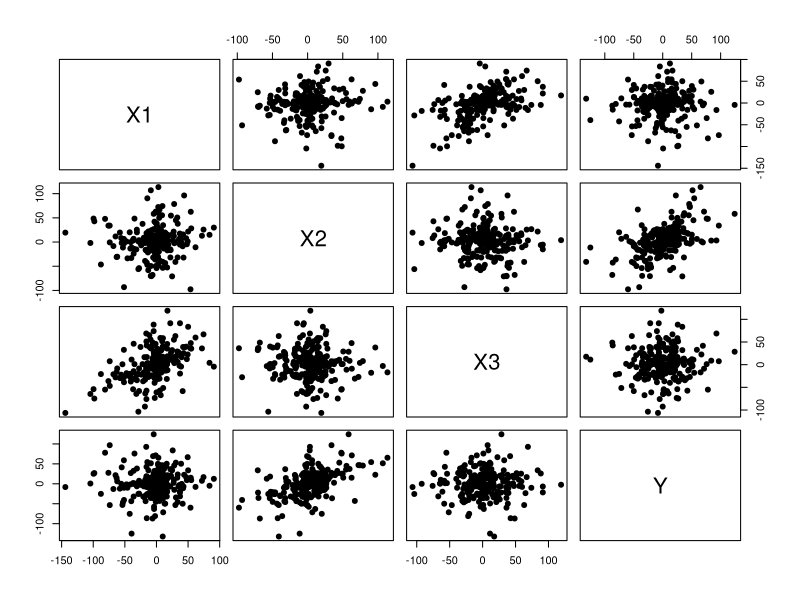
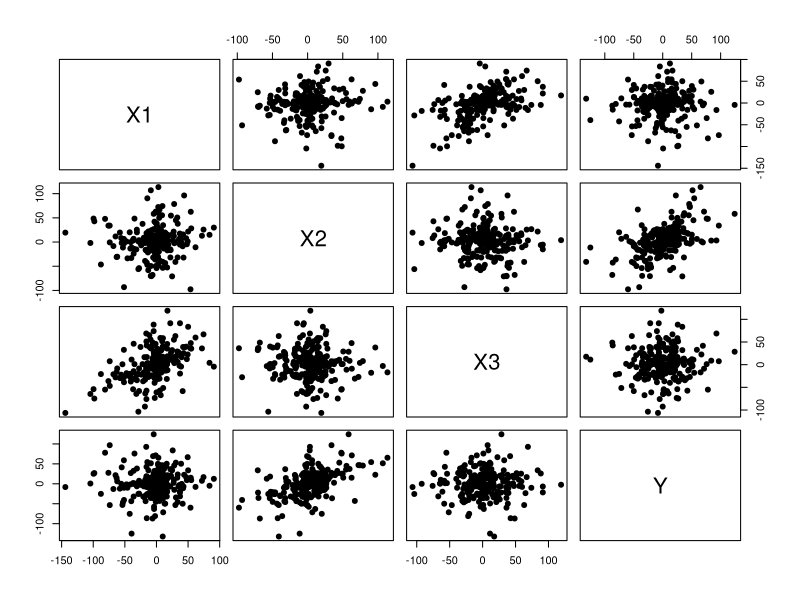

R code for these plots, in order:
## ---- chunk 1
knitr::opts_chunk$set(echo = FALSE, fig.align='center')

library(DiagrammeR)
library(ggplot2)
library(knitr)
## ---- chunk 2
set.seed(5)
x <- rnorm(500, sd=runif(500, 2, 50))
x2 <- 0.5 *x + rnorm(500, sd=runif(500, 2, 50))
d <- matrix(c(x,x2), 250)
colnames(d) <-   c("X1","X2", "X3", "Y")
pairs(d, pch = 19)
## ---- chunk 3
set.seed(5)
x <- rnorm(500, sd=runif(500, 2, 50))
x2 <- 0.5 *x + rnorm(500, sd=runif(500, 2, 50))
d <- matrix(c(x,x2), 250)
V <- cov(d)
colnames(V)  <- c("X1","X2", "X3", "Y")
rownames(V)  <- c("X","X2", "X3", "Y")
kable(V)
## ---- chunk 4
set.seed(5)
x <- rnorm(500, sd=runif(500, 2, 50))
x2 <- 0.5 *x + rnorm(500, sd=runif(500, 2, 50))
d <- matrix(c(x,x2), 250)
V <- cov(d)
colnames(V)  <- c("X1","X2", "X3", "Y")
rownames(V)  <- c("X","X2", "X3", "Y")
kable(cov2cor(V))
## ---- chunk 5
set.seed(5)
x <- rnorm(500, sd=runif(500, 2, 50))
x2 <- 0.5 *x + rnorm(500, sd=runif(500, 2, 50))
d <- matrix(c(x,x2), 250)
colnames(d) <-   c("X1","X2", "X3", "Y")
pairs(d, pch = 19)
